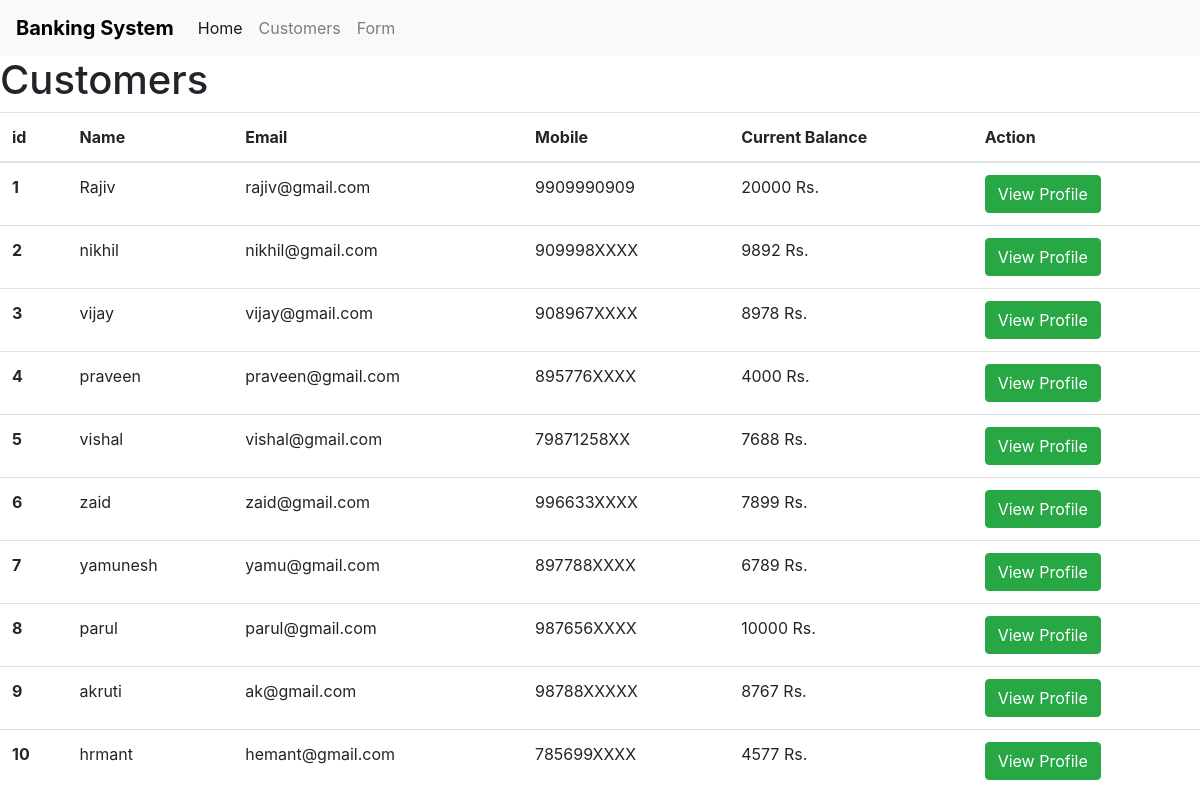
The page /customers.php on the database its author committed.
### tables this page shows
CREATE TABLE `users` (
  `id` int(11) NOT NULL,
  `name` varchar(200) NOT NULL,
  `email` varchar(200) NOT NULL,
  `mobile` text NOT NULL,
  `current_balance` text NOT NULL
);

### customers.php (the view)
<?php include('include/db.php'); ?>
<?php include('include/header.php'); ?>
<h1>Customers</h1>
<table class="table">
  <thead>
    <tr>
      <th scope="col">id</th>
      <th scope="col">Name</th>
      <th scope="col">Email</th>
      <th scope="col">Mobile</th>
      <th scope="col">Current Balance</th>
      <th scope="col">Action</th>
    </tr>
  </thead>
  <tbody>
  <?php $fetch = mysqli_query($con,"select * from users");
    while($row = mysqli_fetch_array($fetch)){ ?>
    <tr>
      <th scope="row"><?php echo $row['id']; ?></th>
      <td><?php echo $row['name']; ?></td>
      <td><?php echo $row['email']; ?></td>
      <td><?php echo $row['mobile'];?></td>
      <td><?php echo $row['current_balance']; ?> Rs.</td>
      <td><a class="btn btn-success" href="transfer.php?id=<?php echo $row['id']; ?>">View Profile</a></td>
    </tr>
    <?php } ?>
  </tbody>
</table>

### include/header.php (shortened to what this page needs)
<!doctype html>
<html lang="en">
<head>
    <link rel="stylesheet" href="https://stackpath.bootstrapcdn.com/bootstrap/4.4.1/css/bootstrap.min.css">
  </head>
  <body>
    <nav class="navbar navbar-expand-lg navbar-light bg-light">
  <a class="navbar-brand" href="#" style="color: black; font-weight: bold;">Banking System</a>
  <div class="collapse navbar-collapse" id="navbarText">
    <ul class="navbar-nav mr-auto">
    <?php $home = 'index.php'; ?>
      <li class="nav-item active">
      <?php if('index.php'){?>
        <a class="nav-link" href="<?php echo $home; ?>">Home <span class="sr-only">(current)</span></a>
      <?php } else{?>
        <a class="nav-link" href="<?php echo $home; ?>">Home <span class="sr-only">(current)</span></a>
      <?php }?>
      </li>
      <li class="nav-item">
        <a class="nav-link" href="customers.php">Customers</a>
      </li>
      <li class="nav-item">
        <a class="nav-link" href="form.php">Form</a>
      </li>
    </ul>
  </div>
</nav>

### rows shown on the page
users: id "1", name "Rajiv", email "rajiv@gmail.com", mobile "9909990909", current_balance "20000"
users: id "2", name "nikhil", email "nikhil@gmail.com", mobile "909998XXXX", current_balance "9892"
users: id "3", name "vijay", email "vijay@gmail.com", mobile "908967XXXX", current_balance "8978"
users: id "4", name "praveen", email "praveen@gmail.com", mobile "895776XXXX", current_balance "4000"
users: id "5", name "vishal", email "vishal@gmail.com", mobile "79871258XX", current_balance "7688"
users: id "6", name "zaid", email "zaid@gmail.com", mobile "996633XXXX", current_balance "7899"
users: id "7", name "yamunesh", email "yamu@gmail.com", mobile "897788XXXX", current_balance "6789"
users: id "8", name "parul", email "parul@gmail.com", mobile "987656XXXX", current_balance "10000"
users: id "9", name "akruti", email "ak@gmail.com", mobile "98788XXXXX", current_balance "8767"
users: id "10", name "hrmant", email "hemant@gmail.com", mobile "785699XXXX", current_balance "4577"
